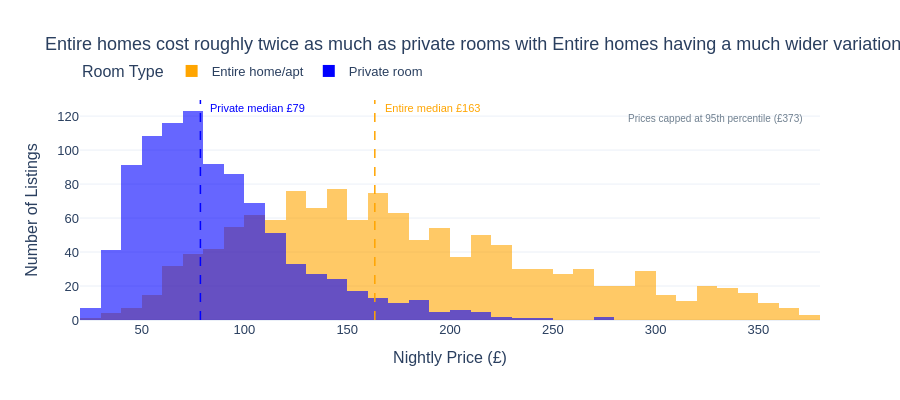

Notebook code for this chart:
### Markdown cell above
## Task 1 — Histogram: price by room type (overlapping distributions)

**What to build:** A histogram showing price distributions for **Entire home/apt vs Private room** (exclude Shared room — too few observations) overlaid on the same chart.

**Requirements:**
- Both room types on the same chart (use `color='room_type'`)
- `barmode='overlay'` with `opacity=0.6` so both distributions are visible
- A vertical line for the median of EACH room type, differently coloured
- Insight title comparing the two distributions

### Code cell
# Task 1
# YOUR CODE HERE
# ── Data prep ─────────────────────────────────────────────────────────────────
df_two = df_cap.loc[df_cap['room_type'].isin(['Entire home/apt', 'Private room'])].copy()

# Medians for reference lines
med_entire  = df_two.loc[df_two['room_type'] == 'Entire home/apt']['price'].median()
med_private = df_two.loc[df_two['room_type'] == 'Private room']['price'].median()

# Colour palette: categorical — two groups, CVD-safe blue/orange
palette = {'Entire home/apt': 'orange', 'Private room': 'blue'}

# ── Step 1: Plotly Express base chart ─────────────────────────────────────────
fig = px.histogram(
    df_two,
    x='price',
    color='room_type',
    barmode='overlay',
    nbins=60,
    opacity=0.6,                                # overlay opacity set in px
    color_discrete_map=palette,
    labels={'price': 'Nightly Price (£)', 'room_type': 'Room Type'},
    title='Entire homes cost roughly twice as much as private rooms with Entire homes having a much wider variation in price',
    height=400,
    template='plotly_white'
)

# ── Step 2: additional customisation ───────────────────────────────────────
# Median reference line — Entire home
fig.add_vline(
    x=med_entire, line_dash='dash', line_color='orange', line_width=1.5,
    annotation=dict(
        text=f'Entire median £{med_entire:.0f}',
        font=dict(color='orange', size=11),
        xanchor='left', yanchor='top', xshift=8,   # 8px buffer to the right of line
    ),
)

# Median reference line — Private room
fig.add_vline(
    x=med_private, line_dash='dash', line_color='blue', line_width=1.5,
    annotation=dict(
        text=f'Private median £{med_private:.0f}',
        font=dict(color='blue', size=11),
        xanchor='left', yanchor='top', xshift=8,  # 8px buffer to the left of line
    ),
)

# Outlier cap annotation
fig.add_annotation(
    xref='paper', yref='paper', x=0.98, y=0.95,
    text=f'Prices capped at 95th percentile (£{p95:.0f})',
    showarrow=False,
    font=dict(size=10, color='slategrey'),
    align='right',
)

fig.update_layout(
    font=dict(family='Arial', size=13),
    legend=dict(title='Room Type', orientation='h', y=1.2))


fig.update_yaxes(title='Number of Listings')

fig.show()

### Figure 1 — Plotly figure (JSON) as saved in the notebook; plotly's stock layout.template omitted (floating-point values rounded to 4 significant figures; data arrays with more than 128 entries replaced by an {"elided": "..."} marker saying what was removed)
{"data": [{"bingroup": "x", "hovertemplate": "Room Type=Entire home/apt<br>Nightly Price (£)=%{x}<br>count=%{y}<extra></extra>", "legendgroup": "Entire home/apt", "marker": {"color": "orange", "opacity": 0.6, "pattern": {"shape": ""}}, "name": "Entire home/apt", "nbinsx": 60, "orientation": "v", "showlegend": true, "type": "histogram", "x": {"elided": "1251 float values"}, "xaxis": "x", "yaxis": "y"}, {"bingroup": "x", "hovertemplate": "Room Type=Private room<br>Nightly Price (£)=%{x}<br>count=%{y}<extra></extra>", "legendgroup": "Private room", "marker": {"color": "blue", "opacity": 0.6, "pattern": {"shape": ""}}, "name": "Private room", "nbinsx": 60, "orientation": "v", "showlegend": true, "type": "histogram", "x": {"elided": "942 float values"}, "xaxis": "x", "yaxis": "y"}], "layout": {"annotations": [{"font": {"color": "orange", "size": 11}, "showarrow": false, "text": "Entire median £163", "x": 163.4, "xanchor": "left", "xref": "x", "xshift": 8, "y": 1, "yanchor": "top", "yref": "y domain"}, {"font": {"color": "blue", "size": 11}, "showarrow": false, "text": "Private median £79", "x": 78.57, "xanchor": "left", "xref": "x", "xshift": 8, "y": 1, "yanchor": "top", "yref": "y domain"}, {"align": "right", "font": {"color": "slategrey", "size": 10}, "showarrow": false, "text": "Prices capped at 95th percentile (£373)", "x": 0.98, "xref": "paper", "y": 0.95, "yref": "paper"}], "barmode": "overlay", "font": {"family": "Arial", "size": 13}, "height": 400, "legend": {"orientation": "h", "title": {"text": "Room Type"}, "tracegroupgap": 0, "y": 1.2}, "shapes": [{"line": {"color": "orange", "dash": "dash", "width": 1.5}, "type": "line", "x0": 163.4, "x1": 163.4, "xref": "x", "y0": 0, "y1": 1, "yref": "y domain"}, {"line": {"color": "blue", "dash": "dash", "width": 1.5}, "type": "line", "x0": 78.57, "x1": 78.57, "xref": "x", "y0": 0, "y1": 1, "yref": "y domain"}], "title": {"text": "Entire homes cost roughly twice as much as private rooms with Entire homes having a much wider variation in price"}, "xaxis": {"anchor": "y", "domain": [0, 1], "title": {"text": "Nightly Price (£)"}}, "yaxis": {"anchor": "x", "domain": [0, 1], "title": {"text": "Number of Listings"}}}}
